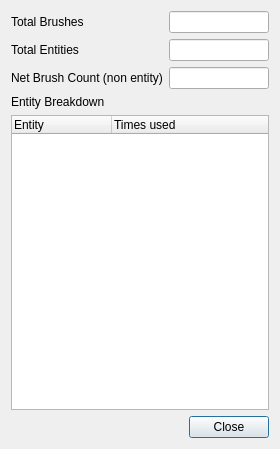
<?xml version="1.0" encoding="UTF-8"?>
<ui version="4.0">
 <class>MapInfoDialog</class>
 <widget class="QDialog" name="MapInfoDialog">
  <property name="geometry">
   <rect>
    <x>0</x>
    <y>0</y>
    <width>280</width>
    <height>449</height>
   </rect>
  </property>
  <property name="windowTitle">
   <string>Map Info</string>
  </property>
  <layout class="QVBoxLayout" name="verticalLayout">
   <item>
    <layout class="QFormLayout" name="formLayout">
     <item row="0" column="0">
      <widget class="QLabel" name="label">
       <property name="text">
        <string>Total Brushes</string>
       </property>
      </widget>
     </item>
     <item row="1" column="0">
      <widget class="QLabel" name="label_2">
       <property name="text">
        <string>Total Entities</string>
       </property>
      </widget>
     </item>
     <item row="2" column="0">
      <widget class="QLabel" name="label_3">
       <property name="text">
        <string>Net Brush Count (non entity)</string>
       </property>
      </widget>
     </item>
     <item row="0" column="1">
      <widget class="QLineEdit" name="totalBrushesText"/>
     </item>
     <item row="1" column="1">
      <widget class="QLineEdit" name="totalEntitiesText"/>
     </item>
     <item row="2" column="1">
      <widget class="QLineEdit" name="netBrushCountText"/>
     </item>
    </layout>
   </item>
   <item>
    <widget class="QLabel" name="label_4">
     <property name="text">
      <string>Entity Breakdown</string>
     </property>
    </widget>
   </item>
   <item>
    <widget class="QTreeWidget" name="entityList">
     <column>
      <property name="text">
       <string>Entity</string>
      </property>
     </column>
     <column>
      <property name="text">
       <string>Times used</string>
      </property>
     </column>
    </widget>
   </item>
   <item>
    <widget class="QDialogButtonBox" name="buttonBox">
     <property name="standardButtons">
      <set>QDialogButtonBox::Close</set>
     </property>
    </widget>
   </item>
  </layout>
 </widget>
 <resources/>
 <connections/>
</ui>
